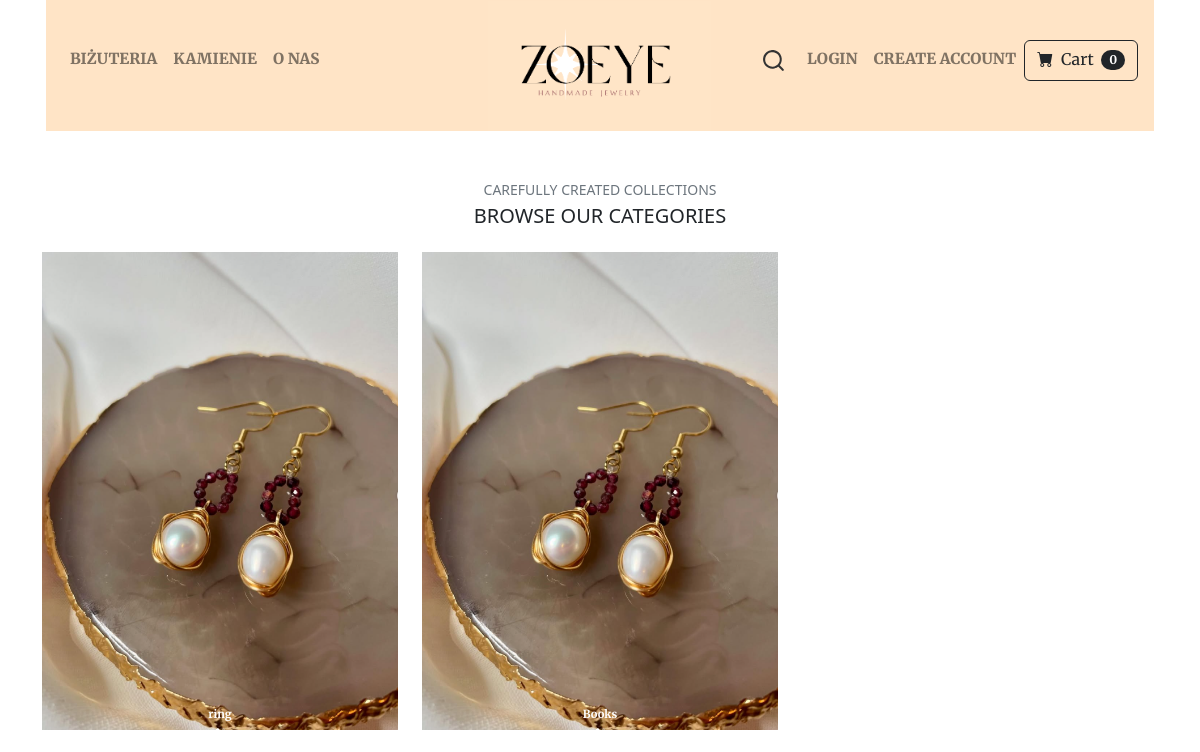
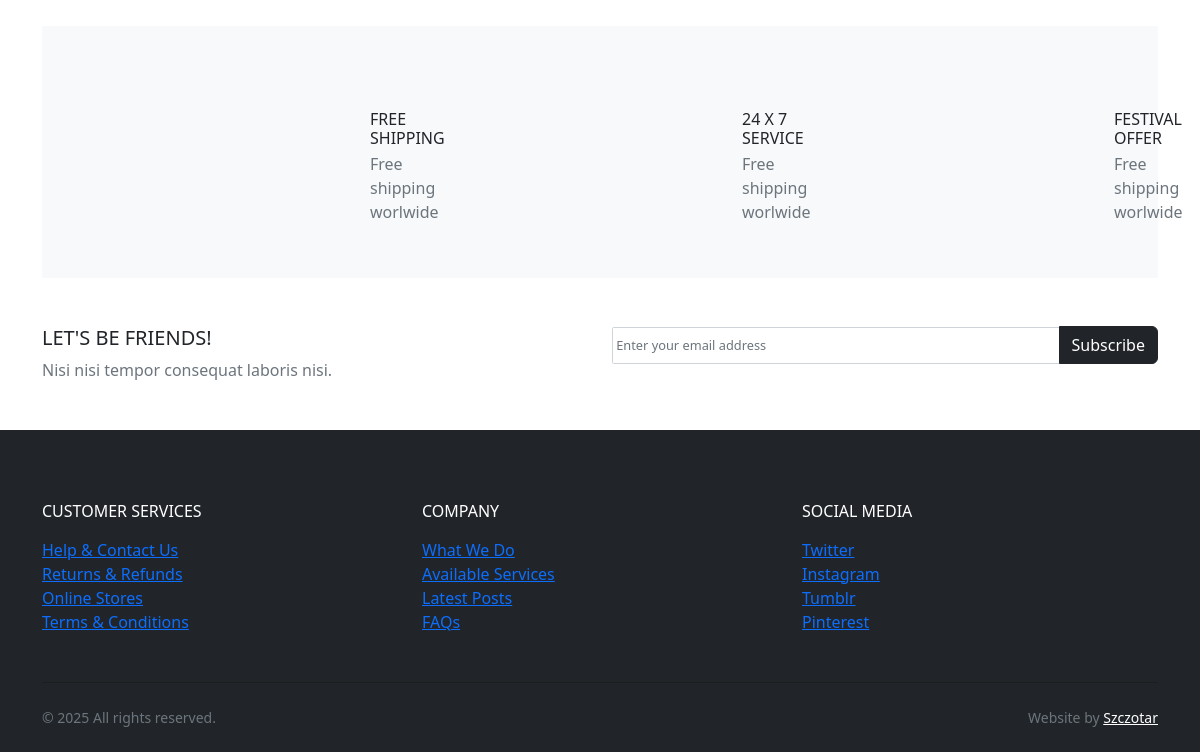
The page /categories/ on the database as committed earlier (2 pictures, top to bottom).
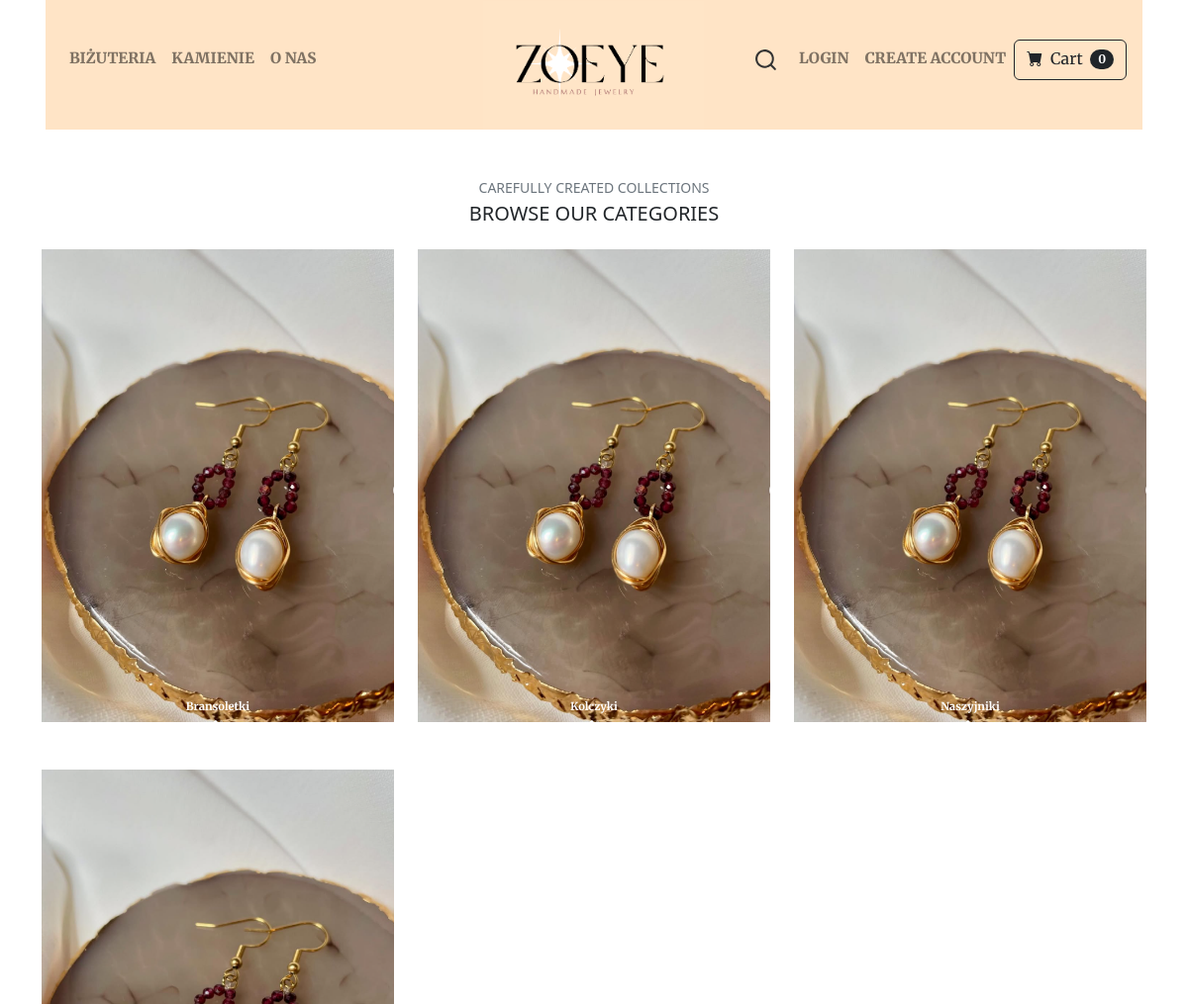
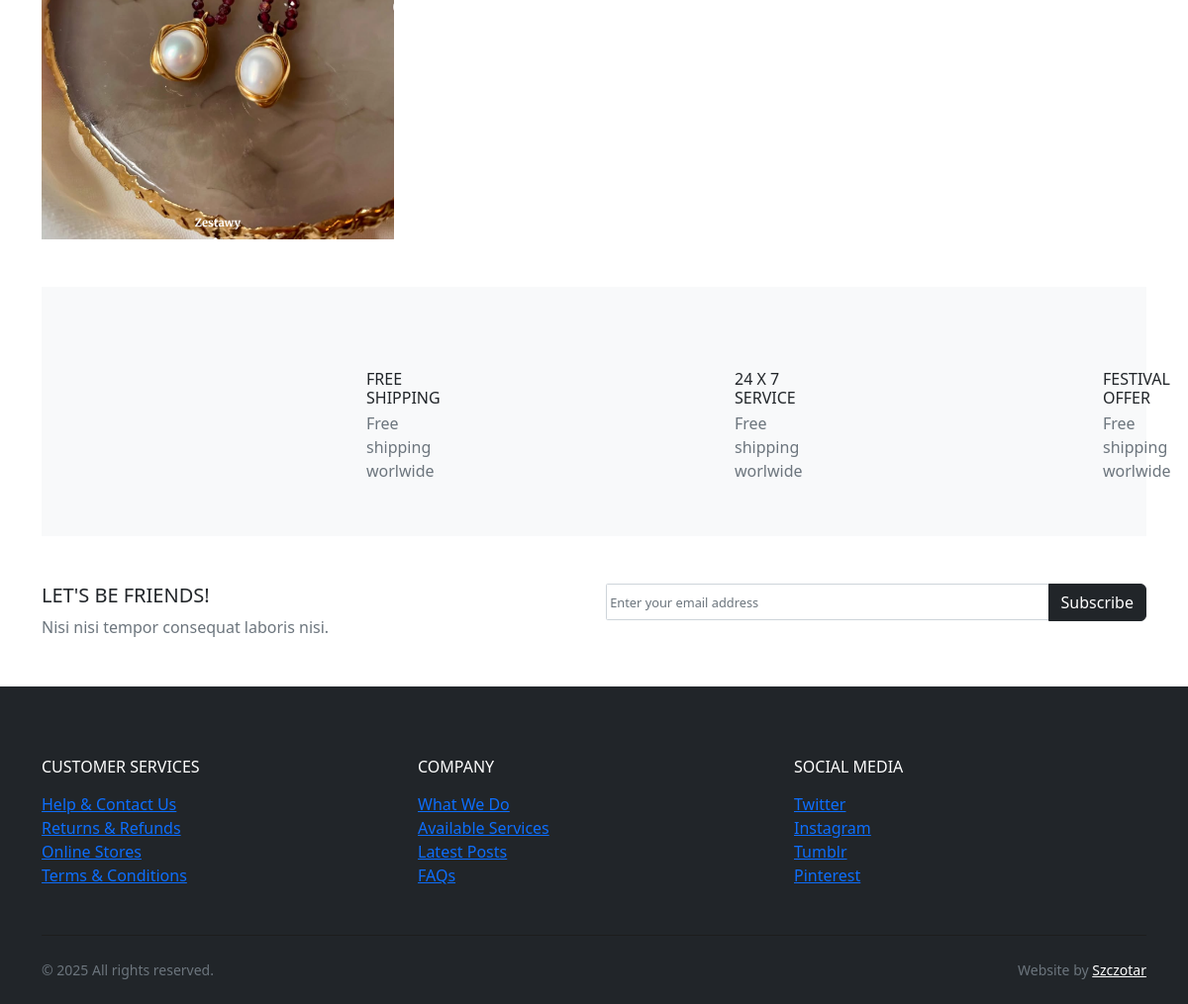
The same page on the database as committed later (2 pictures, top to bottom).
### store/models.py (models this page shows, shortened)
class Category(models.Model):
    name = models.CharField(max_length=50)
    image = models.ImageField(upload_to='uploads/category/', blank=True, null=True)
    class Meta:
        verbose_name_plural = 'categories'

### store/views.py (the view)
# urls.py: path('categories/', views.categories_all, name="categories_all"),
def categories_all(request):
	categories = Category.objects.all()
	return render(request, 'cat.html', {'categories': categories})

### cart/cart.py (called while the page is built)
	def __len__(self):
		return len(self.cart)

### cart/context_processors.py (called while the page is built)
def cart(request):
	return {'cart': Cart(request)}

### store/context_processors.py (called while the page is built)
def site_data(request):
    return {
        'all_materials': Material.objects.all().order_by('name'),
        'all_categories': Category.objects.all().order_by('name'), # Możesz też dodać wszystkie kategorie
    }

### store/templates/cat.html (shortened to what this page needs)
{% extends 'base.html' %}
{% load static %}
      {% block content %}
      <div class="container">
        <section class="pt-5">
          <header class="text-center">
            <p class="small text-muted small text-uppercase mb-1">Carefully created collections</p>
            <h2 class="h5 text-uppercase mb-4">Browse our categories</h2>
          </header>
          <div class="row">
            {% for category in categories %}
              <div class="col-md-4 mb-4 mb-md-5">
                <img class="img-fluid" src="{% static 'img/kolczyki.png' %}" alt="{{ category.name }}">
                  <strong class="category-item-title">{{ category.name }}</strong>
              </div>
            {% endfor %}
          </div>
        </section>
        <section class="py-5 bg-light">
          <div class="container">
            <div class="row text-center">
              <div class="col-lg-4 mb-3 mb-lg-0">
                <div class="d-inline-block">
                  <div class="media align-items-end">
                    <svg class="svg-icon svg-icon-big svg-icon-light">
                      <use xlink:href="#delivery-time-1"> </use>
                    </svg>
                    <div class="media-body text-left ml-3">
                      <h6 class="text-uppercase mb-1">Free shipping</h6>
                      <p class="text-small mb-0 text-muted">Free shipping worlwide</p>
                    </div>
                  </div>
                </div>
              </div>
              <div class="col-lg-4 mb-3 mb-lg-0">
                <div class="d-inline-block">
                  <div class="media align-items-end">
                    <svg class="svg-icon svg-icon-big svg-icon-light">
                      <use xlink:href="#helpline-24h-1"> </use>
                    </svg>
                    <div class="media-body text-left ml-3">
                      <h6 class="text-uppercase mb-1">24 x 7 service</h6>
                      <p class="text-small mb-0 text-muted">Free shipping worlwide</p>
                    </div>
                  </div>
                </div>
              </div>
              <div class="col-lg-4">
                <div class="d-inline-block">
                  <div class="media align-items-end">
                    <svg class="svg-icon svg-icon-big svg-icon-light">
                      <use xlink:href="#label-tag-1"> </use>
                    </svg>
                    <div class="media-body text-left ml-3">
                      <h6 class="text-uppercase mb-1">Festival offer</h6>
                      <p class="text-small mb-0 text-muted">Free shipping worlwide</p>
                    </div>
                  </div>
                </div>
              </div>
            </div>
          </div>
        </section>
        <section class="py-5">
          <div class="container p-0">
            <div class="row">
              <div class="col-lg-6 mb-3 mb-lg-0">
                <h5 class="text-uppercase">Let's be friends!</h5>
                <p class="text-small text-muted mb-0">Nisi nisi tempor consequat laboris nisi.</p>
              </div>
              <div class="col-lg-6">
                <form action="#">
                  <div class="input-group flex-column flex-sm-row mb-3">
                    <input class="form-control form-control-lg py-3" type="email" placeholder="Enter your email address" aria-describedby="button-addon2">
                    <div class="input-group-append">
                      <button class="btn btn-dark btn-block" id="button-addon2" type="submit">Subscribe</button>
                    </div>
                  </div>
                </form>
              </div>
            </div>
          </div>
        </section>
      </div>
      {% endblock content %}

### store/templates/base.html (shortened to what this page needs)
{% load static %}
<!DOCTYPE html>
<html lang="en">
    <head>
        <link href="https://cdn.jsdelivr.net/npm/bootstrap-icons@1.5.0/font/bootstrap-icons.css" rel="stylesheet" />
        <link rel="stylesheet" href="{% static 'css/bootstrap.min.css' %}">
        <link rel="stylesheet" href="{% static 'css/bootstrap-select.min.css' %}">
        <link href="{% static 'css/styles.css' %}" rel="stylesheet" />
        <link rel="stylesheet" href="{% static 'css/custom.css' %}">
    </head>
    <body>
        {% include 'navbar.html' %}
        {% block content %}
        {% endblock %}
      {% include 'footer.html' %}
      {% include 'scripts.html' %}
</html>

### store/templates/navbar.html (shortened to what this page needs)
{% load static %}
      <header class="header">
        <div class="container no-margin px-0 px-lg-3">
          <nav class="navbar navbar-expand-lg navbar-light my-higher-navbar" style="background-color: #FFE4C6;">
            <div class="collapse navbar-collapse" id="navbarSupportedContent">
              <ul class="navbar-nav mr-auto">
                 <li class="nav-item dropdown"><a class="nav-link dropdown-toggle" id="pagesDropdown" href="#" data-toggle="dropdown" aria-haspopup="true" aria-expanded="false">BIŻUTERIA</a>
                    </li>
                  <li class="nav-item dropdown">
                    <a class="nav-link dropdown-toggle" id="stonesDropdown" href="#" data-toggle="dropdown" aria-haspopup="true" aria-expanded="false">KAMIENIE</a>
                  </li>
                <li class="nav-item">
                  <a class="nav-link" href="{% url 'home' %}">O NAS</a>
                </li>
              <a class="navbar-brand" href="{% url 'home' %}">
              <img src="{% static 'img\zoeye_logo.png' %}" alt="Zoeye"></a>
              </ul>
              <ul class="navbar-nav ml-auto">
<li class="nav-item">
  <a class="nav-link active" aria-current="page" href="{% url 'search' %}">
  </a>
</li>
                 {% if user.is_authenticated %}
                <li class="nav-item dropdown"><a class="nav-link dropdown-toggle" id="pagesDropdown" href="#" data-toggle="dropdown" aria-haspopup="true" aria-expanded="false"><i class="fas fa-user-alt mr-1 text-gray"></i>My Account</a></a>
                  <div class="dropdown-menu mt-3" aria-labelledby="pagesDropdown">
                      <a class="dropdown-item border-0 transition-link" href="{% url 'update_user' %}">User Profile</a>
                      <a class="dropdown-item border-0 transition-link" href="{% url 'update_info' %}">User Info</a>
                    <a class="dropdown-item border-0 transition-link" href="{% url 'logout' %}">Log Out</a>
                </li>
                 <a href="{% url 'cart_summary' %}" class="btn btn-outline-dark"><i class="bi-cart-fill me-1"></i>
                    Cart
                    <span class="badge bg-dark text-white ms-1 rounded-pill" id="cart_quantity">{{ cart|length }}</span></a>
                {% else %}
                  <li class="nav-item"><a class="nav-link" href="{% url 'login' %}">LOGIN</a></li>
                  <li class="nav-item"><a class="nav-link" href="{% url 'register' %}">CREATE ACCOUNT</a></li>
                        <form class="d-flex">
                <a href="{% url 'cart_summary' %}" class="btn btn-outline-dark"><i class="bi-cart-fill me-1"></i>
                    Cart
                    <span class="badge bg-dark text-white ms-1 rounded-pill" id="cart_quantity">{{ cart|length }}</span></a>
            </form>
                {% endif %}
              </ul>
            </div>
          </nav>
        </div>
      </header>

### store/templates/footer.html
<footer class="bg-dark text-white">
        <div class="container py-4">
          <div class="row py-5">
            <div class="col-md-4 mb-3 mb-md-0">
              <h6 class="text-uppercase mb-3">Customer services</h6>
              <ul class="list-unstyled mb-0">
                <li><a class="footer-link" href="#">Help &amp; Contact Us</a></li>
                <li><a class="footer-link" href="#">Returns &amp; Refunds</a></li>
                <li><a class="footer-link" href="#">Online Stores</a></li>
                <li><a class="footer-link" href="#">Terms &amp; Conditions</a></li>
              </ul>
            </div>
            <div class="col-md-4 mb-3 mb-md-0">
              <h6 class="text-uppercase mb-3">Company</h6>
              <ul class="list-unstyled mb-0">
                <li><a class="footer-link" href="#">What We Do</a></li>
                <li><a class="footer-link" href="#">Available Services</a></li>
                <li><a class="footer-link" href="#">Latest Posts</a></li>
                <li><a class="footer-link" href="#">FAQs</a></li>
              </ul>
            </div>
            <div class="col-md-4">
              <h6 class="text-uppercase mb-3">Social media</h6>
              <ul class="list-unstyled mb-0">
                <li><a class="footer-link" href="#">Twitter</a></li>
                <li><a class="footer-link" href="#">Instagram</a></li>
                <li><a class="footer-link" href="#">Tumblr</a></li>
                <li><a class="footer-link" href="#">Pinterest</a></li>
              </ul>
            </div>
          </div>
          <div class="border-top pt-4" style="border-color: #1d1d1d !important">
            <div class="row">
              <div class="col-lg-6">
                <p class="small text-muted mb-0">&copy; 2025 All rights reserved.</p>
              </div>
              <div class="col-lg-6 text-lg-right">
                <p class="small text-muted mb-0">Website by <a class="text-white reset-anchor" href="" target="_blank">Szczotar</a></p>
              </div>
            </div>
          </div>
        </div>
      </footer>

### store/templates/scripts.html (shortened to what this page needs)
{% load static %}
      <link rel="stylesheet" href="https://use.fontawesome.com/releases/v5.7.1/css/all.css">
  </body>
</html>

### static/css/custom.css (style rules this page uses)
.navbar-brand img { height: 130px; width: auto; max-height:100%; vertical-align: middle; }
.my-higher-navbar { padding-top: 40px; padding-bottom: 50px; }
.input-group.input-group { display: flex; align-items: center; }
.input-group.input-group .form-control { padding: .2rem .2rem; font-size: .8rem; height: calc(0.8.em + (.15rem * 2)); border-radius: .1rem; background-color: #fff; }
.category-item-title { font-family: 'Merriweather', sans-serif; font-size: 0.7rem; font-weight: bold; }
.nav-item .nav-link.dropdown-toggle { padding-top: 2-px; padding-bottom: 10px; }
.nav-item .nav-link.dropdown-toggle::after { display: none; content: none; border: none; }
.nav-icon-svg { height: 25px; width: 25px; vertical-align: middle; margin-right: 5px; fill: #333; transition: fill 0.3s ease; }
.nav-item a .nav-icon-svg { cursor: pointer; }

Rows that differ between the two databases and show on the page:
removed Category: name "ring"
removed Category: name "Books"
added Category: name "Bransoletki"
added Category: name "Kolczyki"
added Category: name "Naszyjniki"
added Category: name "Zestawy"
